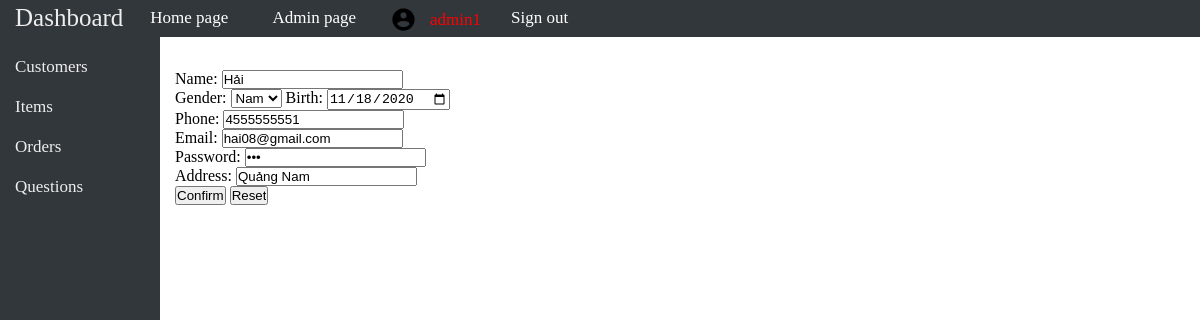
/manager/customers/customer-update.php?id=4 (signed in), run on an earlier commit of the app's database.
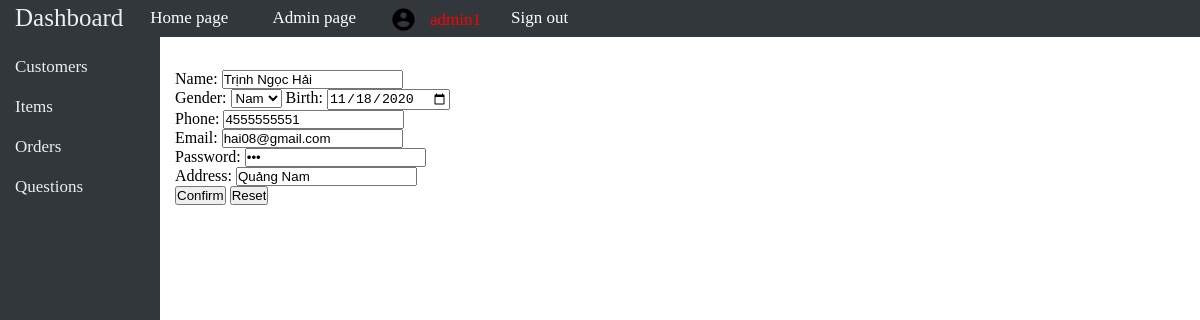
And on a later commit of the database.
### tables this page shows
CREATE TABLE `customers` (
  `id` int(11) NOT NULL,
  `name` varchar(50) NOT NULL,
  `gender` tinyint(1) NOT NULL,
  `birth` date DEFAULT NULL,
  `phone` varchar(15) NOT NULL,
  `email` varchar(100) NOT NULL,
  `passwd` varchar(100) NOT NULL,
  `address` varchar(100) DEFAULT NULL
);

### config/db.php (called while the page is built, shortened)
<?php
function sql_query(string $query_msg) {
    $connect = mysqli_connect(
        SERVER_NAME,
        USERNAME,
        PASSWORD,
        DB_NAME
    );
    mysqli_set_charset($connect, "utf8");
    $result = mysqli_query($connect, $query_msg) or trigger_error(mysqli_error($connect), E_USER_ERROR);
    return $result;
}

### manager/customers/customer-update.php (the view, shortened to what this page needs)
<?php
    $root_path = $_SERVER["DOCUMENT_ROOT"];
    require_once($_SERVER["DOCUMENT_ROOT"] . "/config/db.php");
    $customer_id = $_GET["id"];
    $customer = mysqli_fetch_array(sql_query("
        SELECT *
        FROM customers
        WHERE id=$customer_id;
    "));
?>
<!DOCTYPE html>
<html lang="en">
<head>
    <link rel="stylesheet" href="/manager/templates/css/all.css">
    <link rel="stylesheet" href="/manager/templates/css/layout.css">
</head>
<body>
    <?php include_once($root_path . "/manager/templates/header.php"); ?>
    <div class="page-body">
        <?php include_once($root_path . "/manager/templates/menu.php"); ?>
        <div class="page-content">
            <form action="/manager/customers/customer-update-process.php" method="POST">
                <input type="number" name="id" value="<?= $customer["id"] ?>" hidden><br>
                Name: <input type="text" name="name" value="<?= $customer["name"] ?>"><br>
                Gender: <select name="gender">
                    <option value="1" <?php if ($customer["gender"] == 1) echo "selected"; ?> >Nam</option>
                </select>
                Birth: <input type="date" name="birth" value="<?= $customer["birth"] ?>"><br>
                Phone: <input type="text" name="phone" value="<?= $customer["phone"] ?>"><br>
                Email: <input type="text" name="email" value="<?= $customer["email"] ?>"><br>
                Password: <input type="password" name="passwd" value="<?= $customer["passwd"] ?>"><br>
                Address: <input type="text" name="address" value="<?= $customer["address"] ?>"><br>
                <input type="submit" value="Confirm">
                <input type="reset" value="Reset">
            </form>
        </div>
    </div>
</body>
</html>

What changed in the data, as far as the page shows it:
changed customers "Nam": name "Hải" → "Trịnh Ngọc Hải"
